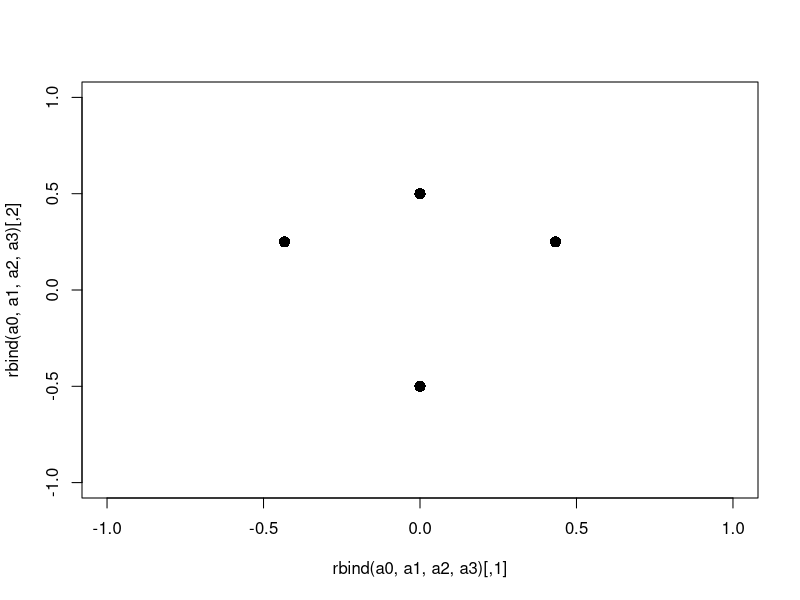

The R script that drew this image: (Note: this script raises an error after producing the figure.)
#ボール化した場合のフィルトレーションをプロットして確認する
a0<-c(0, -0.5)
a1<-c(0.5*sqrt(3)/2, 0.25)
a2<-c(0, 0.5)
a3<-c(-0.5*sqrt(3)/2, 0.25)
plot(rbind(a0, a1, a2, a3), xlim = c(-1, 1), ylim = c(-1, 1), pch=16, cex=1.5)
a_set<-TDAdataset$new(rbind(a0, a1, a2, a3))

#MHPによって距離を1-exp(r_ij^2)で更新した場合の点をプロットする
#その場合の点をつないだポリゴンを表示
r_01<-sum((a1 - a0)^2) 
r_02<-sum((a2 - a0)^2) 
r_03<-sum((a3 - a0)^2)
r_12<-sum((a2 - a1)^2) %>% sqrt()
r_23<-sum((a3 - a2)^2) %>% sqrt()
r_13<-sum((a3 - a1)^2) %>% sqrt()


d_01<-1-exp(-r_01)
d_02<-1-exp(-r_02)
d_03<-1-exp(-r_03)

a01<-((sqrt(r_01) - d_01)/sqrt(r_01))* (a1 - a0) + a0
points(x = a01[1], y = a01[2], col=3, pch=16)
a02<-((sqrt(r_02) - d_02)/sqrt(r_02))* (a2 - a0) + a0
points(x = a02[1], y = a02[2], col=3, pch=16)
a03<-((sqrt(r_03) - d_03)/sqrt(r_03))* (a3 - a0) + a0
points(x = a03[1], y = a03[2], col=3, pch=16)

polygon(c(a0[1], a01[1], a02[1], a03[1]), c(a0[2], a01[2], a02[2], a03[2]), col=rgb(255/255, 153/255, 153/255, alpha = 0.3))
lines(c(a1[1], a2[1], a3[1], a0[1], a1[1]), c(a1[2], a2[2], a3[2], a0[2], a1[2]))
#穴に相当する円周の描画
theta <- seq(-pi, pi, length=100)
r<-0.5
polygon(r*cos(theta), r*sin(theta))

R<-2*sqrt(3)
R<-8*sqrt(3)/5
R<-8/2.5
R<-3.2228
R<-3.25
R<-2*sqrt(3)-1
R<-3.0551
R<-4
#a0を中心に半径2の円とみなした時のbirthとdeath
R<-(4*sqrt(3)-v)/2
#v=2
R<-1/11*(6*sqrt(55)-11)
#v=1
R<-1/94*(12*sqrt(987)-47)
#v=3
R<-4*sin(pi/6)
R<-1/26*(4*sqrt(715)-39)

#a0の固定円の半径
v<-3

polygon(a0[1]+(R+v)*cos(theta), a0[2]+(R+v)*sin(theta), col=rgb(255/255, 153/255, 153/255, alpha = 0.3))
#a0固定円なし
polygon(a0[1]+R*cos(theta), a0[2]+R*sin(theta), col=rgb(255/255, 153/255, 153/255, alpha = 0.3))
#polygon(a0[1]+1.5*R*cos(theta), a0[2]+1.5*R*sin(theta))
polygon(a1[1]+R*cos(theta), a1[2]+R*sin(theta), col=rgb(255/255, 153/255, 153/255, alpha = 0.3))
polygon(a2[1]+R*cos(theta), a2[2]+R*sin(theta), col=rgb(255/255, 153/255, 153/255, alpha = 0.3))
polygon(a3[1]+R*cos(theta), a3[2]+R*sin(theta), col=rgb(255/255, 153/255, 153/255, alpha = 0.3))

#a0の固定円の描画
polygon(a0[1]+v*cos(theta), a0[2]+v*sin(theta), col="pink")
points(a0[1], a0[2], pch=16, cex=1.5)

polygon(1+R*cos(theta), (sqrt(3)-4)+R*sin(theta))
polygon(-1+R*cos(theta), (sqrt(3)-4)+R*sin(theta))
polygon(R*cos(theta), -2+R*sin(theta))
points(rbind(c(1, sqrt(3)-4),c(-1, sqrt(3)-4), c(0, -2)))
lines(c(0, 2*sqrt(3)), c(-4, 2))
lines(c(a1[1], a2[1], a3[1], a0[1]), c(a1[2], a2[2], a3[2], a0[2]))

#----------------------------------------
#点が満遍なく分布している場合----

#点のプロット
for (i in 1:(360/30)) {
  
  points(4*cos((i-1)*pi/6), 4*sin((i-1)*pi/6), pch=16, cex=1.5)
  
}

#円のプロット
x<-((2*sqrt(3)-4)^2 + 2^2)/2
x<-4*sin(pi/12)
x<-4
for (i in 1:(360/30)) {
  
  polygon(4*cos((i-1)*pi/6)+x*cos(theta), 4*sin((i-1)*pi/6)+x*sin(theta), col=rgb(255/255, 153/255, 153/255, alpha = 0.3))
  
}

#---------------------------------
#密度が低いが均等に分布している場合---
plot(rbind(a0, a1, a2, a3), xlim = c(-5, 5), ylim = c(-5, 5), type = "n")

#円のプロット
x<-4*sin(pi/4)
x<-4
for (i in 1:(360/90)) {
  
  polygon(4*cos((i-1)*pi/2)+x*cos(theta), 4*sin((i-1)*pi/2)+x*sin(theta))
  
}

#点のプロット
for (i in 1:(360/90)) {
  
  points(4*cos((i-1)*pi/2), 4*sin((i-1)*pi/2), pch=16)
  
}

#--------------------------------------
#擬似的なPDを出力
#密度が高い場合
plot(4*sin(pi/12), 4, pch=2, cex=2, xlim = c(0, 6), ylim = c(0, 6), col=2, lwd=2)
abline(0, 1)

#密度が低い場合
plot(2*sqrt(3), 4, pch=2, cex=2, xlim = c(0, 6), ylim = c(0, 6), col=2, lwd=2)
abline(0, 1)

plot(2*sqrt(3), 4, pch=2, cex=2, xlim = c(0, 6), ylim = c(0, 6), col=2, lwd=2)

#密度が低い場合
#固定円有り
plot(4*sin(pi/6), 1/26*(4*sqrt(715)-39), pch=2, cex=2, xlim = c(0, 6), ylim = c(0, 6), col=2, lwd=2)
abline(0, 1)

#----------------------------------------
#点が満遍なく分布している場合
#小さい円

#穴に相当する円
polygon(2*cos(theta), 2*sin(theta))

#点のプロット
for (i in 1:(360/30)) {
  
  points(2*cos((i-1)*pi/6), 2*sin((i-1)*pi/6), pch=16, cex=1.5)
  
}

#円のプロット
x<-((2*sqrt(3)-4)^2 + 2^2)/2
x<-2*sin(pi/12)
x<-2
for (i in 1:(360/30)) {
  
  polygon(2*cos((i-1)*pi/6)+x*cos(theta), 2*sin((i-1)*pi/6)+x*sin(theta), col=rgb(255/255, 153/255, 153/255, alpha = 0.3))
  
}

#擬似的なPDを出力
#小さい穴の場合
plot(2*sin(pi/12), 2, pch=2, cex=2, xlim = c(0, 6), ylim = c(0, 6), col=2, lwd=2)
abline(0, 1)

#-----------------------------------
#連結成分を表すためのプロット

b1<-c(1.5+sqrt(3), 0)
b2<-c(1.5, -1)
b3<-c(1.5, 1)

#穴の生成
r2<-1
#穴の消滅
r2<-sqrt(3)*2/3
#連結成分が1に
#r2<-1.5
r2<-sqrt(13)/2

r2<-3

plot(rbind(b1, b2, b3, b4, b5, b6), xlim = c(-5, 5), ylim = c(-5, 5), pch=16, cex=2)

#b1円
polygon(1.5+sqrt(3)+r2*cos(theta), r2*sin(theta), col=rgb(255/255, 153/255, 153/255, alpha = 0.3))
#b2円
polygon(1.5+r2*cos(theta), -1+r2*sin(theta), col=rgb(255/255, 153/255, 153/255, alpha = 0.3))
#b3円
polygon(1.5+r2*cos(theta), 1+r2*sin(theta), col=rgb(255/255, 153/255, 153/255, alpha = 0.3))


b4<-c(-1.5-sqrt(3), 0)
b5<-c(-1.5, -1)
b6<-c(-1.5, 1)

#b4円
polygon(-1.5-sqrt(3)+r2*cos(theta), r2*sin(theta), col=rgb(255/255, 153/255, 153/255, alpha = 0.3))
#b5円
polygon(-1.5+r2*cos(theta), -1+r2*sin(theta), col=rgb(255/255, 153/255, 153/255, alpha = 0.3))
#b6円
polygon(-1.5+r2*cos(theta), 1+r2*sin(theta), col=rgb(255/255, 153/255, 153/255, alpha = 0.3))

#単体プロット
#穴の消滅時
polygon(rbind(b1, b2, b3), density = 10)
polygon(rbind(b4, b5, b6), density = 10)

#連結成分が1になるとき
polygon(rbind(b5, b2, b3), density = 10)
polygon(rbind(b6, b2, b3), density = 10)
polygon(rbind(b5, b6, b3), density = 10)

lines(rbind(b1, b2), lwd=2)
lines(rbind(b1, b3), lwd=2)
lines(rbind(b3, b2), lwd=2)
lines(rbind(b3, b5), lwd=2)
lines(rbind(b5, b2), lwd=2)
lines(rbind(b6, b2), lwd=2)
lines(rbind(b3, b6), lwd=2)
lines(rbind(b5, b6), lwd=2)
lines(rbind(b4, b5), lwd=2)
lines(rbind(b4, b6), lwd=2)

#擬似的なPDを出力
#穴の消滅時の連結成分
plot(0, sqrt(3)*2/3, pch=16, cex=2, xlim = c(0, 4), ylim = c(0, 4))
abline(0, 1)
#擬似的なPDを出力
#連結成分が1になるとき
plot(rbind(c(0, sqrt(3)*2/3),c(0, sqrt(13)/2)), pch=16, cex=2, xlim = c(0, 4), ylim = c(0, 4))
abline(0, 1)

#フィルトレーション終了
plot(rbind(c(0, sqrt(3)*2/3),c(0, sqrt(13)/2), c(0, 3)), pch=16, cex=2, xlim = c(0, 4), ylim = c(0, 4))
abline(0, 1)

#-------------------
sqrt((4*cos(pi/6))^2+(4*sin(pi/6)+4)^2) %>% subtract(8, .)
